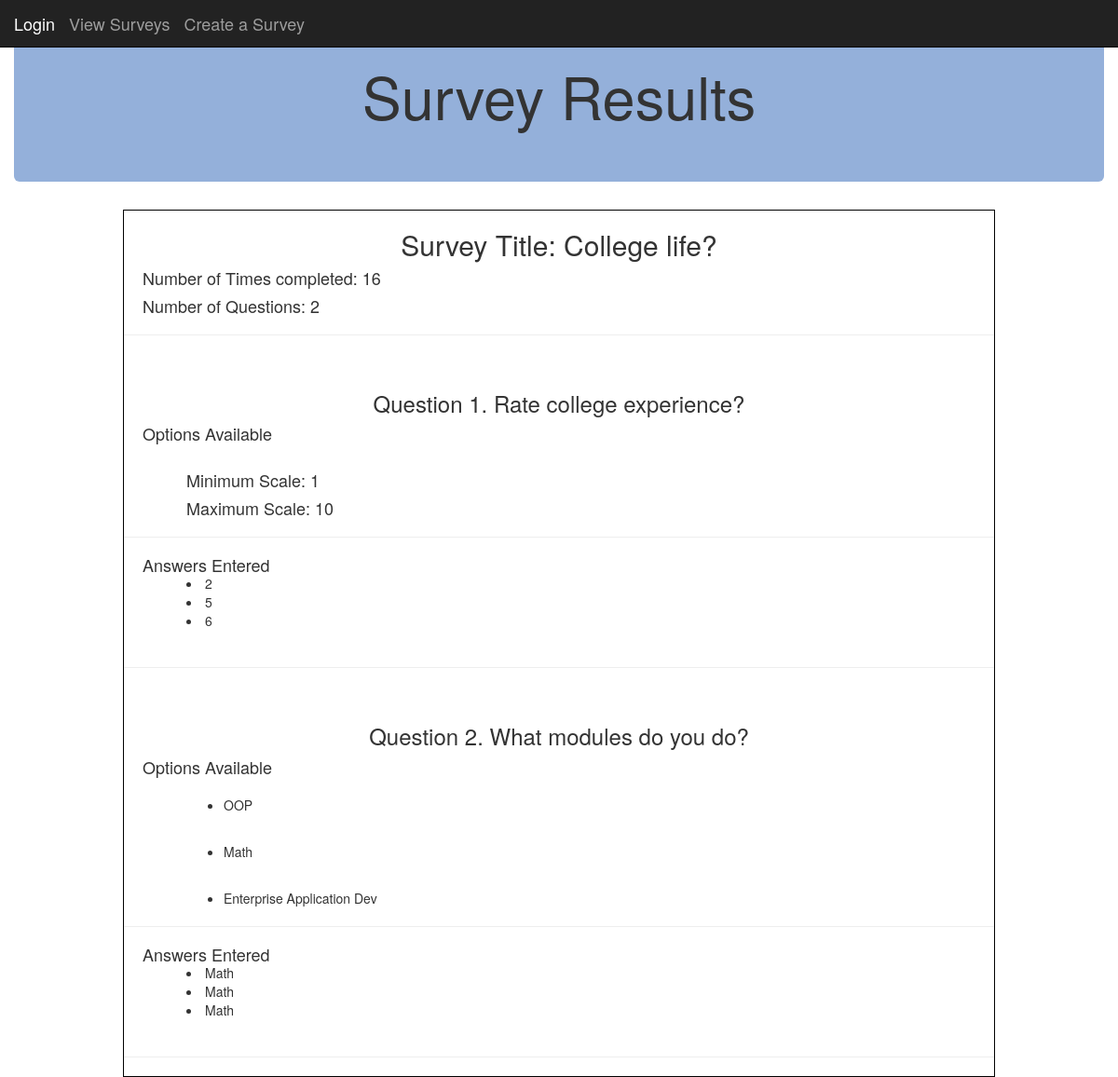
Screenshot of /post_detail/9/ with the database file from the repository.
### posts/models.py (models this page shows, shortened)
class Post(models.Model):
	title = models.CharField(max_length = 250)
	dateSurvCreated = models.DateTimeField()
	numOfQuestions = models.IntegerField( default = '1')
	numOfTimesCompleted = models.IntegerField( default = '1')
	private = models.CharField(max_length = 250, default = "no")
	passcode = models.CharField(max_length = 250, default = "code")

class Question(models.Model):
	questionLabel = models.CharField(max_length = 250)
	surveybelongto = models.CharField(max_length = 250, default = "survey")
	questionNumber = models.IntegerField( default = '1')
	numberOfAnswers = models.IntegerField( default = '1')

class Answers(models.Model):
	answerID = models.CharField(max_length = 250)
	answerLabel = models.CharField(max_length = 250, default = "answer")
	questionNumber = models.IntegerField( default = '1')
	surveyTitle = models.CharField(max_length = 250, default = "survey")
	questionLabel = models.CharField(max_length = 250, default = "survey")
	questionType = models.CharField(max_length = 250, default = "Question type")
	scaleMinimum = models.IntegerField( default = '1')
	scaleMaximum = models.IntegerField( default = '1')
	urlForImage = models.CharField(max_length = 250, default = "URL")
	answerCounter = models.IntegerField( default = '0')

class Response(models.Model):
	survey = models.CharField(max_length = 250, default = "survey")
	question = models.CharField(max_length = 250, default = "question")
	answer = models.CharField(max_length = 250, default = "answer")

### sitepages/views.py (the view)
# urls.py: url(r'^post_detail/(?P<post_id>[0-9]+)/$',sitepages.views.post_detail, name="post_detail"),
def post_detail(request, post_id):
    obj = Post.objects.get(pk=post_id)
    questions = Question.objects.filter(surveybelongto=obj.title).values()
    answers = Answers.objects.filter(surveyTitle = obj.title).values()
    response = Response.objects.filter(survey = obj.title).values()
    print(response)
    return render(request, 'sitepages/results.html',{'obj':obj, 'questions':questions, 'answers':answers, 'response':response}  )

### sitepages/templates/sitepages/results.html (shortened to what this page needs)
<!DOCTYPE html>
<html lang="en">
  <head>
    {% load static %}
    <link rel="stylesheet" type="text/css" href="{% static 'CSS/create_survey.css' %}"/>
    <link rel="stylesheet" type="text/css" href="{% static 'CSS/result.css' %}"/>
    <link rel="stylesheet" href="https://maxcdn.bootstrapcdn.com/bootstrap/3.3.7/css/bootstrap.min.css">
  </head>
	<nav class="navbar navbar-inverse navbar-fixed-top">
  		<div class="container-fluid">
    		<div class="navbar-header">
            <a class="navbar-brand active" href="{% url 'create_survey' %}">Login</a>
      			<a class="navbar-brand" href="{% url 'home' %}">View Surveys</a>
      			<a class="navbar-brand" href="{% url 'create_survey' %}">Create a Survey</a>
    		</div>
      		</div>
	</nav>
  <body>
 	<div class="container-fluid">
    <div class="jumbotron" style="background-color: #94B0DA">
      <h1 class = "text-center">Survey Results</h1>
    </div>
    <div id="parent">
    <div id="labels">
    <form action="" method="post" >
      <div class = "text-center">
        <h2>Survey Title: {{ obj.title }} </h2>
        <div class = "resultPos">
        <h4 class=text-left>Number of Times completed: {{ obj.numOfTimesCompleted }}</h4>
        <h4 class=text-left>Number of Questions: {{ obj.numOfQuestions }}
        </h4>
        </div>
      </div>
      <hr>
      {% for question in questions.all %}
        <br>
        <h3 class = "text-center">Question {{ question.questionNumber }}. {{ question.questionLabel }}</h3>
		<h4 class = "resultPos">Options Available</h4>
        {% for answer in answers.all %}
          {% if answer.questionNumber == question.questionNumber %}
            {% if answer.questionType == "checkBox" %}
            <div style="width:800px; margin:0 auto;">
              <br>
              <ul class = "text-left">
               <li>{{ answer.answerLabel }}</li>
              </ul>
            </div>
            {% endif %}
            {% if answer.questionType == "scale" %}
            {% ifchanged %}
            <div style="width:800px; margin:0 auto;">
              <br>
              <h4>Minimum Scale: {{ answer.scaleMinimum }}</h4>
              <h4>Maximum Scale: {{ answer.scaleMaximum }}</h4>
            </div>
            {% endifchanged %}
            {% endif %}
          {% endif %}
        {% endfor %}
        <hr>
        <h4 class= "resultPos">Answers Entered</h4>
        {% for response in response.all %}
            <div style="width:800px; margin:0 auto;">
            	<div class="flexbox">
					<div class= "flexitem">
						{% if response.question == question.questionLabel %}
							<li  type="radio"> {{ response.answer }}</li>
						{% endif %}
					 </div>
            	</div>
            </div>
		{% endfor %}
		<br>
		<hr>
      {% endfor %}
      </div>
    </div>
    </div>
  </body>
</html>

### static/CSS/create_survey.css (style rules this page uses)
.flexbox { flex-direction: row; display: flex; flex-wrap: wrap; }
.flexitem { border-width: 1px; border-style: none; width: 150px; display: inline-block; margin: 0 50px 0 0; }
body { position: relative; }
.resultPos { margin: 0 50px 0 0; }
#parent { width:80%; margin: 0 auto }
#labels, #controls { float:left; width:100%; border:1px solid rgba(0,0,0,1); height: auto; }

### static/CSS/result.css (style rules this page uses)
.resultPos { margin-left: 20px; }

### rows the page displays
Post: title "College life?", numOfTimesCompleted "16", numOfQuestions "2"
Question: questionNumber "1", questionLabel "Rate college experience?"
Answers: scaleMinimum "1", scaleMaximum "10"
Response: answer "2"
Response: answer "5"
Response: answer "6"
Question: questionNumber "2", questionLabel "What modules do you do?"
Answers: answerLabel "OOP"
Answers: answerLabel "Math"
Answers: answerLabel "Enterprise Application Dev"
Response: answer "Math"
Response: answer "Math"
Response: answer "Math"
